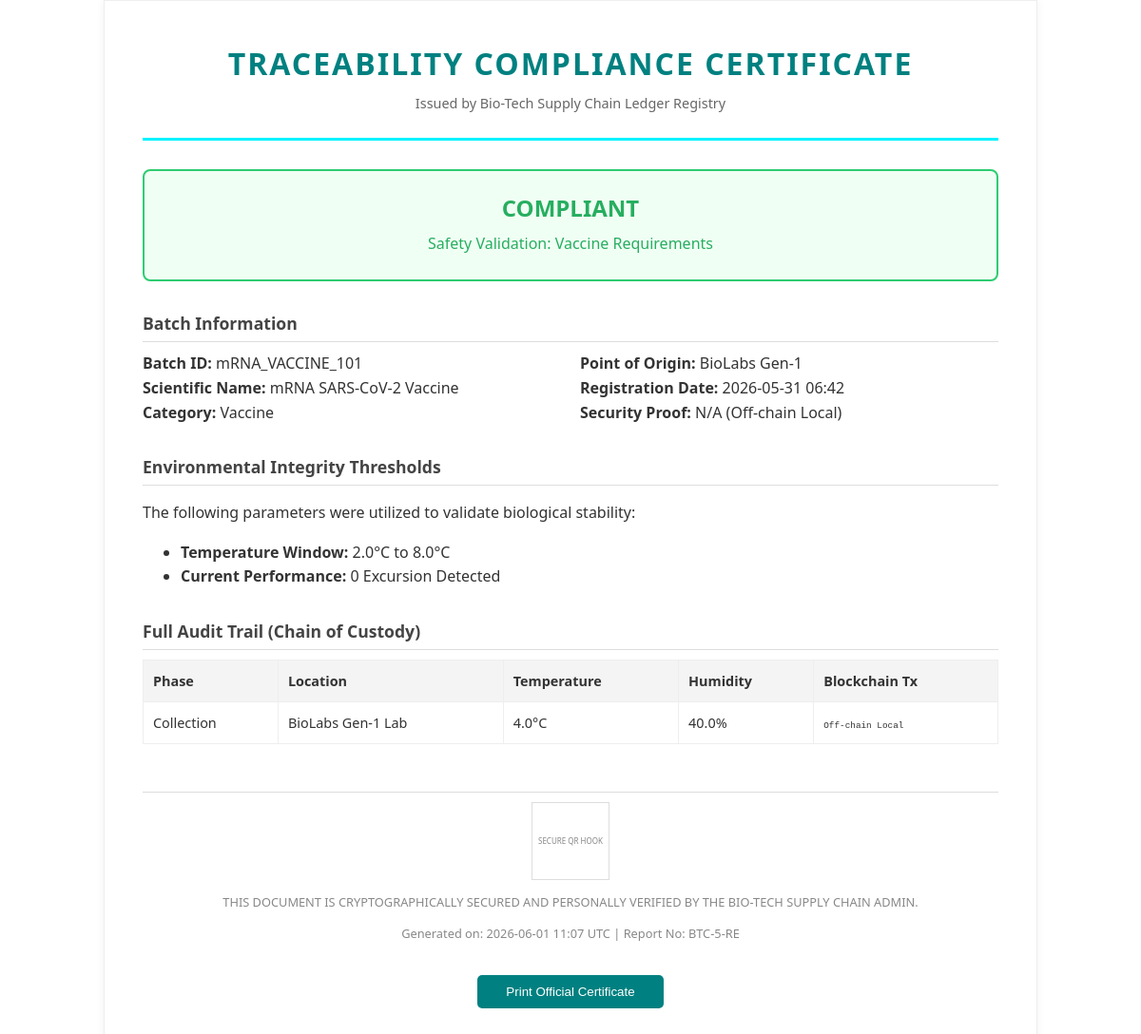
/batches/report/mRNA_VACCINE_101 (signed in), run on the app's committed database.
### models.py (models this page shows)
class Batch(db.Model):
    id = db.Column(db.Integer, primary_key=True)
    public_id = db.Column(db.String(64), unique=True, index=True, nullable=False)
    batch_type = db.Column(db.String(64), nullable=False) # food, herb, sample
    name = db.Column(db.String(128), nullable=False)
    origin = db.Column(db.String(128), nullable=False)
    created_at = db.Column(db.DateTime, default=datetime.utcnow)
    blockchain_tx_hash = db.Column(db.String(66), nullable=True) # tx hash for batch creation
    events = db.relationship('Event', backref='batch', lazy='dynamic')
    documents = db.relationship('Document', backref='batch', lazy='dynamic')

class ThresholdPolicy(db.Model):
    id = db.Column(db.Integer, primary_key=True)
    product_type = db.Column(db.String(64), unique=True, nullable=False) # vaccine, herb, sample, food
    min_temp = db.Column(db.Float, nullable=False)
    max_temp = db.Column(db.Float, nullable=False)
    min_humidity = db.Column(db.Float, nullable=True)
    max_humidity = db.Column(db.Float, nullable=True)

class Event(db.Model):
    id = db.Column(db.Integer, primary_key=True)
    batch_id = db.Column(db.Integer, db.ForeignKey('batch.id'), index=True, nullable=False)
    event_type = db.Column(db.String(64), nullable=False) # collection, transport, storage, test, package, dispose
    location = db.Column(db.String(128))
    temperature = db.Column(db.Float, nullable=True)
    humidity = db.Column(db.Float, nullable=True)
    timestamp = db.Column(db.DateTime, default=datetime.utcnow)
    remarks = db.Column(db.Text)
    blockchain_tx_hash = db.Column(db.String(66), nullable=True)

### app.py (the view)
@app.route('/batches/report/<public_id>')
@login_required
def batch_report(public_id):
    batch = Batch.query.filter_by(public_id=public_id).first_or_404()
    events = batch.events.order_by(Event.timestamp.asc()).all()
    policy = ThresholdPolicy.query.filter_by(product_type=batch.batch_type).first()
    if policy:
        threshold = {'max': policy.max_temp, 'min': policy.min_temp}
    else:
        threshold = {'max': 100, 'min': -100}
    excursions = [e for e in events if e.temperature is not None and (e.temperature < threshold['min'] or e.temperature > threshold['max'])]
    integrity_status = "COMPLIANT" if not excursions else "EXCURSION DETECTED"
    return render_template('report.html',
                         batch=batch,
                         events=events,
                         integrity_status=integrity_status,
                         threshold=threshold,
                         excursion_count=len(excursions),
                         now=datetime.utcnow().strftime('%Y-%m-%d %H:%M UTC'))

### app.py (called while the page is built)
@login_manager.user_loader
def load_user(id):
    return db.session.get(User, int(id))

### templates/report.html (shortened to what this page needs)
<!DOCTYPE html>
<html lang="en">
<head>
</head>
<body>
    <div class="header">
        <h1>Traceability Compliance Certificate</h1>
        <p>Issued by Bio-Tech Supply Chain Ledger Registry</p>
    </div>
    <div class="status-box {% if integrity_status == 'COMPLIANT' %}status-compliant{% else %}status-excursion{% endif %}">
        <h2 style="margin:0;">{{ integrity_status }}</h2>
        <p style="margin:5px 0;">Safety Validation: {{ batch.batch_type | capitalize }} Requirements</p>
    </div>
    <div class="section">
        <div class="section-title">Batch Information</div>
        <div class="grid">
            <div>
                <strong>Batch ID:</strong> {{ batch.public_id }}<br>
                <strong>Scientific Name:</strong> {{ batch.name }}<br>
                <strong>Category:</strong> {{ batch.batch_type | capitalize }}
            </div>
            <div>
                <strong>Point of Origin:</strong> {{ batch.origin }}<br>
                <strong>Registration Date:</strong> {{ batch.created_at.strftime('%Y-%m-%d %H:%M') }}<br>
                <strong>Security Proof:</strong> {% if batch.blockchain_tx_hash %}{{ batch.blockchain_tx_hash[:25] }}...{% else %}N/A (Off-chain Local){% endif %}
            </div>
        </div>
    </div>
    <div class="section">
        <div class="section-title">Environmental Integrity Thresholds</div>
        <p>The following parameters were utilized to validate biological stability:</p>
        <ul>
            <li><strong>Temperature Window:</strong> {{ threshold.min }}°C to {{ threshold.max }}°C</li>
            <li><strong>Current Performance:</strong> {{ excursion_count }} Excursion Detected</li>
        </ul>
    </div>
    <div class="section">
        <div class="section-title">Full Audit Trail (Chain of Custody)</div>
        <table>
            <thead>
                <tr>
                    <th>Phase</th>
                    <th>Location</th>
                    <th>Temperature</th>
                    <th>Humidity</th>
                    <th>Blockchain Tx</th>
                </tr>
            </thead>
            <tbody>
                {% for event in events %}
                <tr>
                    <td>{{ event.event_type | capitalize }}</td>
                    <td>{{ event.location }}</td>
                    <td>{{ event.temperature }}°C</td>
                    <td>{{ event.humidity }}%</td>
                    <td><code style="font-size:0.8em;">{% if event.blockchain_tx_hash %}{{ event.blockchain_tx_hash[:15] }}...{% else %}Off-chain Local{% endif %}</code></td>
                </tr>
                {% endfor %}
            </tbody>
        </table>
    </div>
    <div class="footer">
        <div class="qr-placeholder" style="font-size: 8px;">SECURE QR HOOK</div>
        <p>THIS DOCUMENT IS CRYPTOGRAPHICALLY SECURED AND PERSONALLY VERIFIED BY THE BIO-TECH SUPPLY CHAIN ADMIN.</p>
        <p>Generated on: {{ now }} | Report No: BTC-{{ batch.id }}-RE</p>
        <button class="no-print" onclick="window.print()" style="margin-top:20px; padding: 10px 30px; background: #008080; color: white; border: none; border-radius: 5px; cursor: pointer;">Print Official Certificate</button>
    </div>
</body>
</html>

### templates/report.html (style rules this page uses)
body { font-family: 'Segoe UI', Tahoma, Geneva, Verdana, sans-serif; line-height: 1.6; color: #333; padding: 40px; max-width: 900px; margin: auto; border: 1px solid #eee; box-shadow: 0 0 10px rgba(0,0,0,0.05); }
.header { text-align: center; border-bottom: 3px solid #00f2ff; padding-bottom: 20px; margin-bottom: 30px; }
.header h1 { margin: 0; color: #008080; text-transform: uppercase; letter-spacing: 2px; }
.header p { margin: 5px 0; font-size: 0.9em; color: #666; }
.status-box { text-align: center; padding: 20px; border-radius: 8px; margin-bottom: 30px; border: 2px solid #ccc; background: #f9f9f9; }
.status-compliant { border-color: #2ecc71; color: #27ae60; background: #f0fff4; }
.section { margin-bottom: 30px; }
.section-title { font-weight: bold; font-size: 1.1em; border-bottom: 1px solid #ddd; margin-bottom: 10px; padding-bottom: 5px; color: #444; }
.grid { display: grid; grid-template-columns: 1fr 1fr; gap: 20px; }
table { width: 100%; border-collapse: collapse; margin-top: 10px; font-size: 0.9em; }
th, td { border: 1px solid #eee; padding: 10px; text-align: left; }
th { background: #f4f4f4; }
.footer { margin-top: 50px; border-top: 1px solid #ddd; padding-top: 10px; font-size: 0.8em; color: #888; text-align: center; }
.qr-placeholder { width: 80px; height: 80px; border: 1px solid #ddd; display: flex; align-items: center; justify-content: center; margin: auto; }

### data on the page
Batch: batch_type "Vaccine", public_id "mRNA_VACCINE_101", name "mRNA SARS-CoV-2 Vaccine", origin "BioLabs Gen-1", created_at "2026-05-31 06:42", id "5"
ThresholdPolicy: min "2.0", max "8.0"
Event: event_type "Collection", location "BioLabs Gen-1 Lab", temperature "4.0", humidity "40.0", shows "Off-chain Local"

### other printed values
{{ integrity_status }} "COMPLIANT"
{{ excursion_count }} "0"
